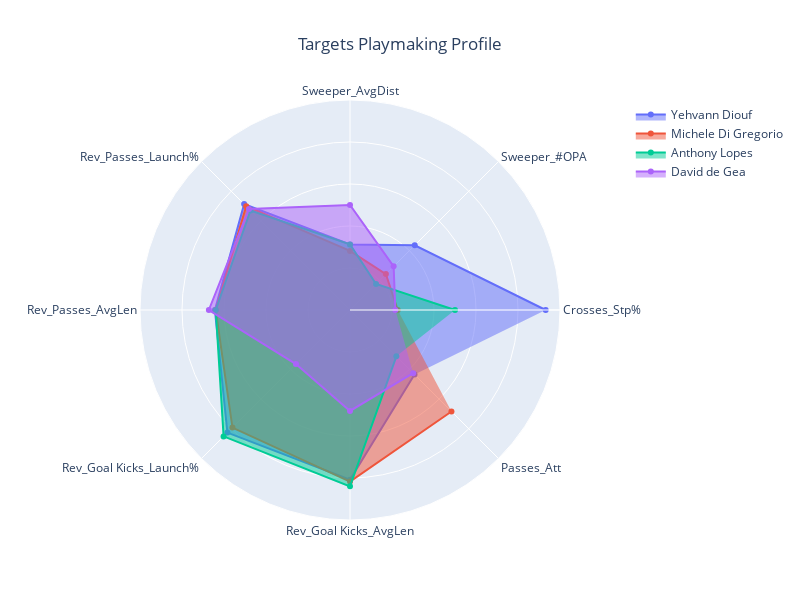

Notebook cell for this chart:
### Code cell
second_targets_dict = {player: utils.generate_stats(df_ms, player, final_metrics) for player in final_second_best_cluster_targets}
second_targets_dict.update({'David de Gea':utils.generate_stats(df_ms, 'David de Gea', final_metrics)})

fig = utils.plot_radar(player_dict=second_targets_dict, categories=final_metrics, title='Targets Playmaking Profile', value='Statistics')

### Figure 1 — Plotly figure (JSON) as saved in the notebook; plotly's stock layout.template omitted (floating-point values rounded to 4 significant figures)
{"data": [{"fill": "toself", "name": "Yehvann Diouf", "r": [0.9318, 0.436, 0.3125, 0.7131, 0.6434, 0.8258, 0.8081, 0.4344], "theta": ["Crosses_Stp%", "Sweeper_#OPA", "Sweeper_AvgDist", "Rev_Passes_Launch%", "Rev_Passes_AvgLen", "Rev_Goal Kicks_Launch%", "Rev_Goal Kicks_AvgLen", "Passes_Att"], "type": "scatterpolar"}, {"fill": "toself", "name": "Michele Di Gregorio", "r": [0.2273, 0.2417, 0.2812, 0.6993, 0.6393, 0.7918, 0.8172, 0.6833], "theta": ["Crosses_Stp%", "Sweeper_#OPA", "Sweeper_AvgDist", "Rev_Passes_Launch%", "Rev_Passes_AvgLen", "Rev_Goal Kicks_Launch%", "Rev_Goal Kicks_AvgLen", "Passes_Att"], "type": "scatterpolar"}, {"fill": "toself", "name": "Anthony Lopes", "r": [0.5, 0.1754, 0.3125, 0.6701, 0.6393, 0.8513, 0.8397, 0.3122], "theta": ["Crosses_Stp%", "Sweeper_#OPA", "Sweeper_AvgDist", "Rev_Passes_Launch%", "Rev_Passes_AvgLen", "Rev_Goal Kicks_Launch%", "Rev_Goal Kicks_AvgLen", "Passes_Att"], "type": "scatterpolar"}, {"fill": "toself", "name": "David de Gea", "r": [0.2159, 0.2938, 0.5, 0.6804, 0.6721, 0.364, 0.4808, 0.4253], "theta": ["Crosses_Stp%", "Sweeper_#OPA", "Sweeper_AvgDist", "Rev_Passes_Launch%", "Rev_Passes_AvgLen", "Rev_Goal Kicks_Launch%", "Rev_Goal Kicks_AvgLen", "Passes_Att"], "type": "scatterpolar"}], "layout": {"height": 600, "polar": {"radialaxis": {"range": [0, 1], "showticklabels": false, "visible": true}}, "showlegend": true, "title": {"text": "Targets Playmaking Profile", "x": 0.5}, "width": 800}}
